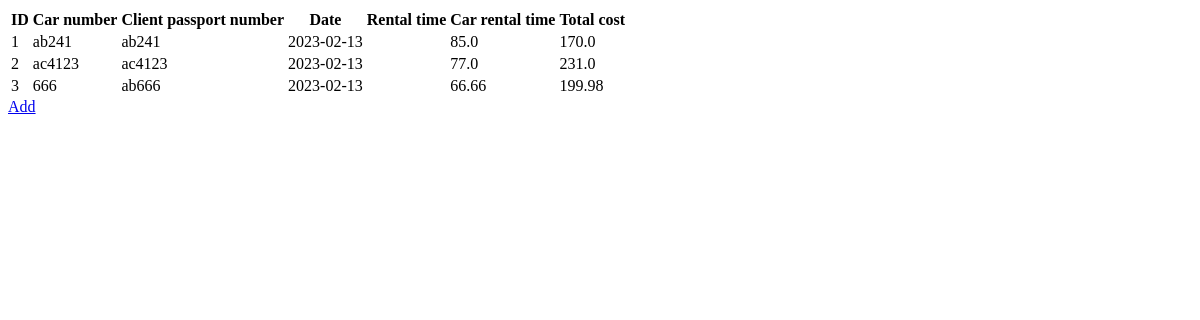
The page /orders_list on the database as committed earlier.
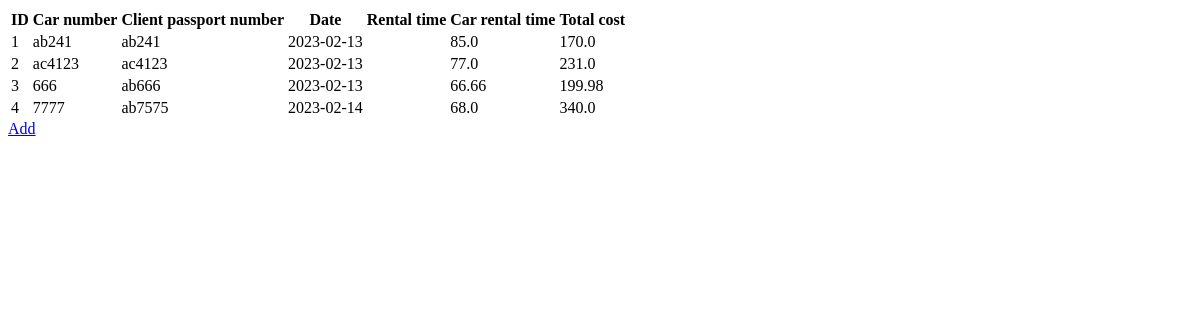
The same page on the database as committed later.
### main.py (models this page shows, shortened)
class Order(db.Model):
    __tablename__ = "orders"
    id = Column(Integer, primary_key=True)
    car_number = Column(String, unique=True)
    client_passport_number = Column(String, unique=True)
    add_date = Column(Date, default=date.today, nullable=False)
    rental_time = Column(Integer, nullable=False)
    car_rental_cost = Column(Float, nullable=False)
    total_cost = Column(Float, nullable=False)
    __table_args__ = (
        CheckConstraint(rental_time >= 1, name='minimal_rental_time'),
    )

### main.py (the view)
@app.route("/orders_list")
def orders_list():
    orders_html = Order.query.all()
    return render_template("orders_list.html", orders_html=orders_html)

### templates/orders_list.html
<table>
  <tr>
    <th>ID</th>
    <th>Car number</th>
    <th>Client passport number</th>
    <th>Date</th>
    <th>Rental time</th>
    <th>Car rental time</th>
    <th>Total cost</th>
  </tr>
  {% for order in orders_html %}
    <tr>
      <td>{{ order.id }}</td>
      <td>{{ order.car_number }}</td>
      <td>{{ order.client_passport_number }}</td>
      <td>{{ order.add_date }}</td>
      <td>{{ order.renal_time }}</td>
      <td>{{ order.car_rental_cost }}</td>
      <td>{{ order.total_cost }}</td>
    </tr>
  {% endfor %}
</table>
<a href="{{ url_for('add_order') }}">Add</a>

Rows that differ between the two databases and show on the page:
added Order: id "4", car_number "7777", client_passport_number "ab7575", add_date "2023-02-14", car_rental_cost "68.0", total_cost "340.0"
